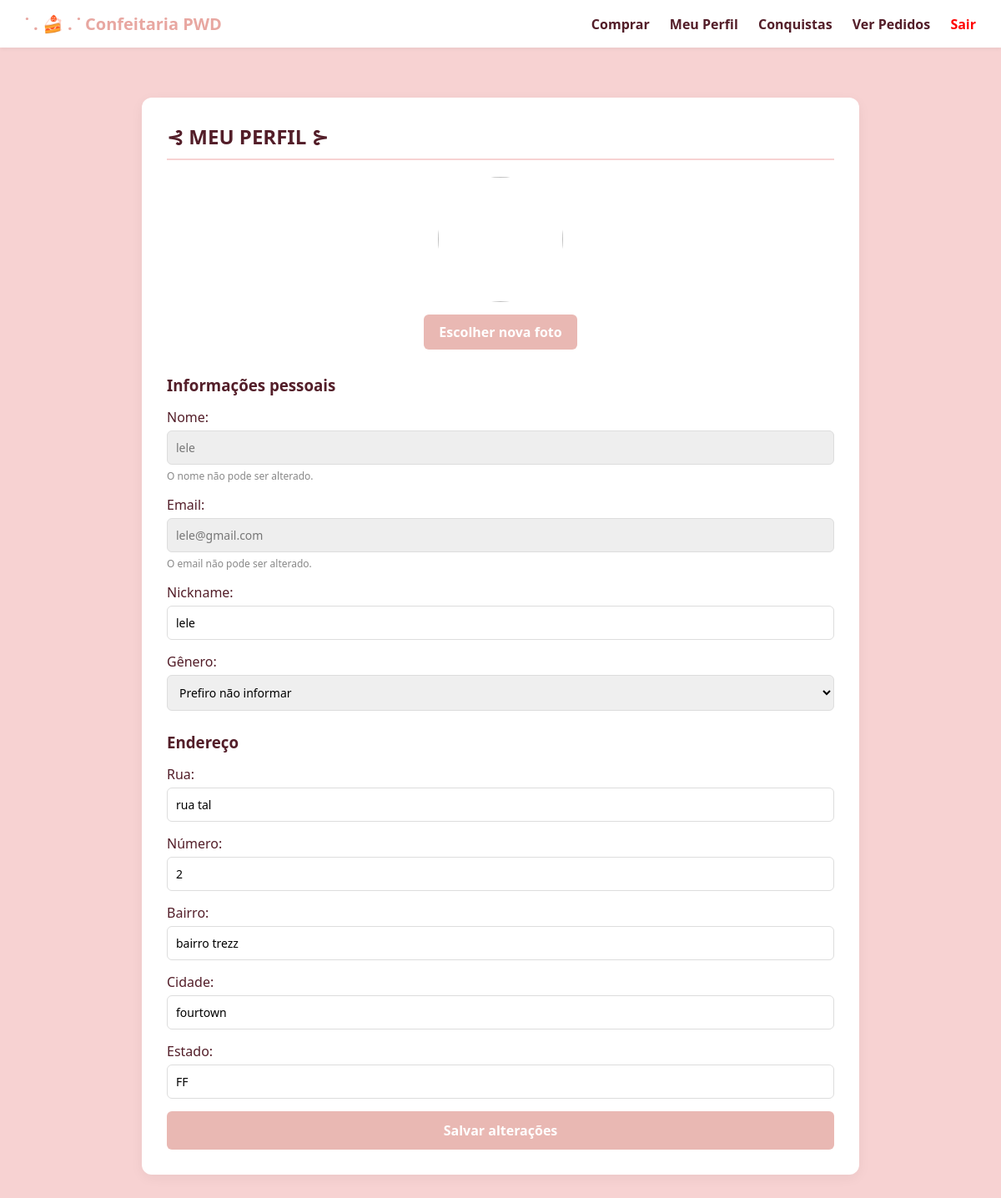
Page /perfil (signed in) on the committed database.
### tables this page shows
CREATE TABLE clientes (
            id INTEGER PRIMARY KEY AUTOINCREMENT,
            nome TEXT NOT NULL,
            nickname TEXT,
            genero TEXT,
            telefone TEXT,
            email TEXT NOT NULL UNIQUE,
            senha TEXT NOT NULL,
            rua TEXT,
            numero TEXT,
            bairro TEXT,
            cidade TEXT,
            estado TEXT,
            foto BLOB,
            foto_tipo TEXT
        );

### app.py (the view, shortened to what this page needs)
@app.route('/perfil', methods=['GET', 'POST'])
def perfil():
    if 'usuario' not in session:
        return redirect(url_for('index'))
    if session.get('tipo_usuario') != 'cliente':
        flash("Somente clientes possuem perfil editável.", "error")
        return redirect(url_for('ver_pedidos'))
    cliente_id = session['usuario']['id']
    conexao = conectar()
    cursor = conexao.cursor()
    cliente = cursor.execute("""
        SELECT *
        FROM clientes
        WHERE id = ?
    """, (cliente_id,)).fetchone()
    if not cliente:
        conexao.close()
        session.clear()
        return redirect(url_for('index'))
    conexao.close()
    return render_template('perfil.html', cliente=cliente)

### banco.py (called while the page is built)
def conectar():
    conexao = sqlite3.connect(BANCO)
    conexao.row_factory = sqlite3.Row
    return conexao

### templates/perfil.html (shortened to what this page needs)
{% extends 'base.html' %}
{% block content %}
<div class="perfil-box">
    <h2>⊰ MEU PERFIL ⊱</h2>
    <form
        action="{{ url_for('perfil') }}"
        method="POST"
        enctype="multipart/form-data">
        <div class="perfil-foto">
            {% if cliente['foto'] %}
                <img
                    src="{{ url_for('foto_perfil', cliente_id=cliente['id']) }}"
                    class="foto-perfil">
            {% else %}
                <div class="foto-sem-perfil">
                    👤
                </div>
            {% endif %}
            <label for="foto" class="botao-foto">
                Escolher nova foto
            </label>
        </div>
        <h3>Informações pessoais</h3>
        <div class="form-group">
            <label>Nome:</label>
            <input
                type="text"
                value="{{ cliente['nome'] }}"
                disabled>
            <small>
                O nome não pode ser alterado.
            </small>
        </div>
        <div class="form-group">
            <label>Email:</label>
            <input
                type="email"
                value="{{ cliente['email'] }}"
                disabled>
            <small>
                O email não pode ser alterado.
            </small>
        </div>
        <div class="form-group">
            <label>Nickname:</label>
            <input
                type="text"
                name="nickname"
                value="{{ cliente['nickname'] or '' }}"
                placeholder="Digite seu nickname">
        </div>
        <div class="form-group">
            <label>Gênero:</label>
            <select name="genero">
                <option
                    value=""
                    {% if not cliente['genero'] %}
                    selected
                    {% endif %}>
                    Prefiro não informar
                </option>
            </select>
        </div>
        <h3>Endereço</h3>
        <div class="form-group">
            <label>Rua:</label>
            <input
                type="text"
                name="rua"
                value="{{ cliente['rua'] or '' }}">
        </div>
        <div class="form-group">
            <label>Número:</label>
            <input
                type="text"
                name="numero"
                value="{{ cliente['numero'] or '' }}">
        </div>
        <div class="form-group">
            <label>Bairro:</label>
            <input
                type="text"
                name="bairro"
                value="{{ cliente['bairro'] or '' }}">
        </div>
        <div class="form-group">
            <label>Cidade:</label>
            <input
                type="text"
                name="cidade"
                value="{{ cliente['cidade'] or '' }}">
        </div>
        <div class="form-group">
            <label>Estado:</label>
            <input
                type="text"
                name="estado"
                value="{{ cliente['estado'] or '' }}">
        </div>
        <button type="submit">
            Salvar alterações
        </button>
    </form>
</div>
{% endblock %}

### static/style.css (style rules this page uses)
:root { --primary-color: #e9b8b3; --primary-hover: #d4938d; --dark-color: #531e29; --light-bg: #f7d2d2; --white: #ffffff; }
* { margin: 0; padding: 0; box-sizing: border-box; font-family: 'Segoe UI', system-ui, sans-serif; }
body { background-color: var(--light-bg); color: var(--dark-color); }
h2 { margin-bottom: 20px; color: var(--dark-color); border-bottom: 2px solid var(--light-bg); padding-bottom: 10px; }
.form-group { margin-bottom: 15px; }
.form-group label { display: block; margin-bottom: 5px; font-weight: 500; }
input, select, textarea { width: 100%; padding: 10px; border: 1px solid #ddd; border-radius: 6px; font-size: 14px; }
button { background-color: var(--primary-color); color: white; border: none; padding: 12px 20px; border-radius: 6px; cursor: pointer; font-weight: bold; width: 100%; font-size: 16px; transition: background 0.2s; }
.perfil-box { background: var(--white); padding: 30px; border-radius: 12px; box-shadow: 0 4px 15px rgba(0,0,0,0.05); margin-bottom: 30px; }
.perfil-box h3 { margin-top: 25px; margin-bottom: 15px; color: var(--dark-color); }
.perfil-foto { text-align: center; margin-bottom: 30px; }
.foto-perfil, .foto-sem-perfil { width: 150px; height: 150px; border-radius: 50%; object-fit: cover; margin: 0 auto 15px; display: block; }
.botao-foto { display: inline-block; background-color: var(--primary-color); color: white; padding: 10px 18px; border-radius: 6px; cursor: pointer; font-weight: bold; }
.perfil-box input:disabled { background-color: #eeeeee; color: #777; cursor: not-allowed; }
.form-group small { display: block; margin-top: 5px; color: #888; font-size: 12px; }

### rows in the picture
clientes: nome "lele", email "lele@gmail.com", nickname "lele", genero "Prefiro não informar", rua "rua tal", numero "2", bairro "bairro trezz", cidade "fourtown", estado "FF"
